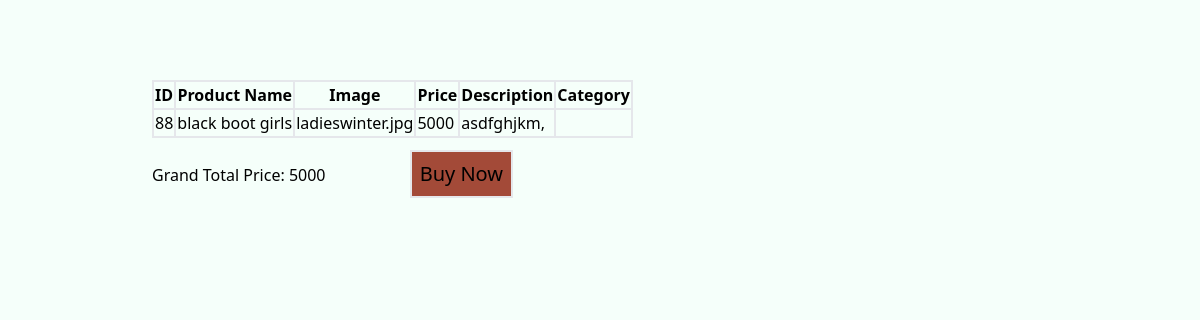
The app's page /image/cart.php with its own data.
### tables this page shows
CREATE TABLE `cart` (
  `id` int(11) NOT NULL,
  `product_id` int(11) DEFAULT NULL,
  `quantity` int(11) DEFAULT NULL,
  `user_id` int(11) DEFAULT NULL
);

CREATE TABLE `product` (
  `product_id` int(11) NOT NULL,
  `product_name` varchar(100) NOT NULL,
  `image` varchar(100) NOT NULL,
  `price` int(11) NOT NULL,
  `description` varchar(500) DEFAULT NULL,
  `category_id` int(100) DEFAULT NULL,
  `quantity` int(11) DEFAULT NULL
);

### image/cart.php (the view, shortened to what this page needs)
<?php
$conn = mysqli_connect('localhost', 'root', '', 'shoestore') or die("Connection error");
$sqli = "SELECT product_id FROM cart";
$result1 = mysqli_query($conn, $sqli);
$totalPrice = 0;
?>
<!DOCTYPE html>
<html lang="en">
<head>
    <script src="../css/tailwindcss.css"></script>
    <link rel="stylesheet" type="text/css" href="https://cdnjs.cloudflare.com/ajax/libs/font-awesome/6.2.1/css/all.min.css">
</head>
<body class="bg-primary">
    <div class="container mt-20">
        <?php
        $sql = "SELECT * FROM product";
        $result = mysqli_query($conn, $sql);
        if (mysqli_num_rows($result1) > 0) {
            if (mysqli_num_rows($result) > 0) {
        ?>
        <table>
            <tr>
                <th>ID</th>
                <th>Product Name</th>
                <th>Image</th>
                <th>Price</th>
                <th>Description</th>
                <th>Category</th>
            </tr>
            <?php
            while ($rows = mysqli_fetch_assoc($result)) {
                $pid = $rows['product_id'];
                mysqli_data_seek($result1, 0);
                while ($row = mysqli_fetch_assoc($result1)) {
                    if ($row['product_id'] == $pid) {
                      $totalPrice += $rows['price'];
            ?>
            <tr>
                <td><?php echo $pid; ?></td>
                <td><?php echo $rows['product_name']; ?></td>
                <td><?php echo $rows['image']; ?></td>
                <td><?php echo $rows['price']; ?></td>
                <td><?php echo $rows['description']; ?></td>
                <td><?php echo $rows['category']; ?></td>
            </tr>
            <?php
                    }
                }
            }
            ?>
        </table>
        <?php
        echo "Grand Total Price: " . $totalPrice;
            }
        }
        ?>
        <button class="bg-secondary">Buy Now </button>
    </div>
</body>
</html>

### image/cart.php (style rules this page uses)
button { @apply border-2 my-3 mx-20 p-2 text-xl }
table,tr,th,td { @apply border-2 }

### records on screen
cart: product.product_id "88", product.product_name "black boot girls", product.image "ladieswinter.jpg", product.price "5000", product.description "asdfghjkm,"

### other values on screen
$totalPrice "5000"
